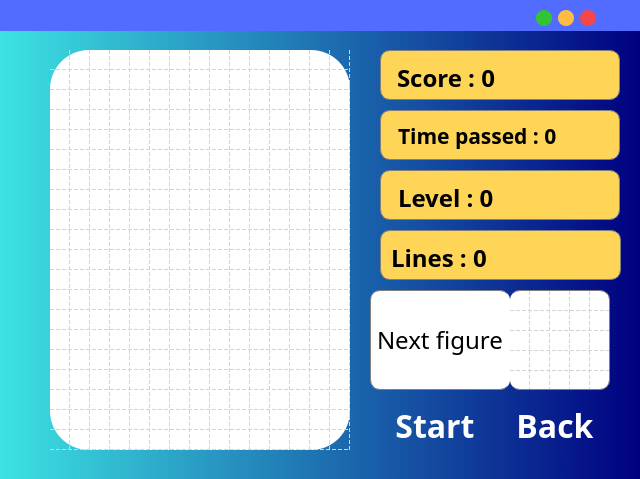
<?xml version="1.0" encoding="UTF-8"?>
<ui version="4.0">
 <class>Dialog</class>
 <widget class="QDialog" name="Dialog">
  <property name="geometry">
   <rect>
    <x>0</x>
    <y>0</y>
    <width>640</width>
    <height>479</height>
   </rect>
  </property>
  <property name="sizePolicy">
   <sizepolicy hsizetype="Fixed" vsizetype="Fixed">
    <horstretch>0</horstretch>
    <verstretch>0</verstretch>
   </sizepolicy>
  </property>
  <property name="windowTitle">
   <string>Game</string>
  </property>
  <property name="styleSheet">
   <string notr="true">background-color: qlineargradient(spread:pad, x0:1, y1:0, x2:1, y2:0, stop:0 rgb(60, 227, 227), stop:1 rgba(0, 0, 128, 255));
border-radius:100px;</string>
  </property>
  <widget class="QLabel" name="ScoreText">
   <property name="geometry">
    <rect>
     <x>380</x>
     <y>50</y>
     <width>240</width>
     <height>50</height>
    </rect>
   </property>
   <property name="sizePolicy">
    <sizepolicy hsizetype="Fixed" vsizetype="Fixed">
     <horstretch>0</horstretch>
     <verstretch>0</verstretch>
    </sizepolicy>
   </property>
   <property name="minimumSize">
    <size>
     <width>240</width>
     <height>50</height>
    </size>
   </property>
   <property name="maximumSize">
    <size>
     <width>240</width>
     <height>50</height>
    </size>
   </property>
   <property name="font">
    <font>
     <family>Trafic Mazar</family>
     <pointsize>18</pointsize>
     <bold>false</bold>
    </font>
   </property>
   <property name="cursor">
    <cursorShape>IBeamCursor</cursorShape>
   </property>
   <property name="styleSheet">
    <string notr="true">Border: 1px solid grey;
padding: 10px;
color:rgb(0, 0, 0);
background-color:rgb(255, 213, 88);
border-radius:10px</string>
   </property>
   <property name="text">
    <string>&lt;html&gt;&lt;head/&gt;&lt;body&gt;&lt;p&gt;&lt;span style=&quot; font-weight:700;&quot;&gt;Score : 0&lt;/span&gt;&lt;/p&gt;&lt;/body&gt;&lt;/html&gt;</string>
   </property>
  </widget>
  <widget class="QLabel" name="TimeText">
   <property name="geometry">
    <rect>
     <x>380</x>
     <y>110</y>
     <width>240</width>
     <height>50</height>
    </rect>
   </property>
   <property name="sizePolicy">
    <sizepolicy hsizetype="Fixed" vsizetype="Fixed">
     <horstretch>0</horstretch>
     <verstretch>0</verstretch>
    </sizepolicy>
   </property>
   <property name="minimumSize">
    <size>
     <width>240</width>
     <height>50</height>
    </size>
   </property>
   <property name="maximumSize">
    <size>
     <width>240</width>
     <height>50</height>
    </size>
   </property>
   <property name="font">
    <font>
     <family>Trafic Mazar</family>
     <pointsize>22</pointsize>
     <italic>false</italic>
     <bold>false</bold>
    </font>
   </property>
   <property name="cursor">
    <cursorShape>IBeamCursor</cursorShape>
   </property>
   <property name="styleSheet">
    <string notr="true">Border: 1px solid grey;
padding: 10px;
color: rgb(0, 0, 0);
background-color:rgb(255, 213, 88);
border-radius:10px;
font:22pt &quot;Trafic Mazar&quot;;</string>
   </property>
   <property name="text">
    <string>&lt;html&gt;&lt;head/&gt;&lt;body&gt;&lt;p&gt;&lt;span style=&quot; font-size:16pt; font-weight:700;&quot;&gt;Time passed : 0&lt;/span&gt;&lt;/p&gt;&lt;/body&gt;&lt;/html&gt;</string>
   </property>
  </widget>
  <widget class="QPushButton" name="ExitButton">
   <property name="geometry">
    <rect>
     <x>500</x>
     <y>400</y>
     <width>110</width>
     <height>50</height>
    </rect>
   </property>
   <property name="sizePolicy">
    <sizepolicy hsizetype="Fixed" vsizetype="Fixed">
     <horstretch>0</horstretch>
     <verstretch>0</verstretch>
    </sizepolicy>
   </property>
   <property name="minimumSize">
    <size>
     <width>110</width>
     <height>50</height>
    </size>
   </property>
   <property name="maximumSize">
    <size>
     <width>110</width>
     <height>50</height>
    </size>
   </property>
   <property name="font">
    <font>
     <family>Segoe UI Black</family>
     <pointsize>24</pointsize>
     <bold>true</bold>
    </font>
   </property>
   <property name="cursor">
    <cursorShape>PointingHandCursor</cursorShape>
   </property>
   <property name="styleSheet">
    <string notr="true">QPushButton {
background-color: rgba(255, 255, 255, 0);
border: 0;
color: rgb(255, 255, 255);
}
QPushButton:hover{
background-color: rgb(170, 0, 0);
color: rgb(255,255,255);
border-radius:10px
}
</string>
   </property>
   <property name="text">
    <string>Back</string>
   </property>
  </widget>
  <widget class="QPushButton" name="PauseButton">
   <property name="geometry">
    <rect>
     <x>380</x>
     <y>400</y>
     <width>110</width>
     <height>50</height>
    </rect>
   </property>
   <property name="sizePolicy">
    <sizepolicy hsizetype="Fixed" vsizetype="Fixed">
     <horstretch>0</horstretch>
     <verstretch>0</verstretch>
    </sizepolicy>
   </property>
   <property name="minimumSize">
    <size>
     <width>110</width>
     <height>50</height>
    </size>
   </property>
   <property name="maximumSize">
    <size>
     <width>110</width>
     <height>50</height>
    </size>
   </property>
   <property name="font">
    <font>
     <family>Segoe UI Black</family>
     <pointsize>24</pointsize>
     <bold>true</bold>
    </font>
   </property>
   <property name="cursor">
    <cursorShape>PointingHandCursor</cursorShape>
   </property>
   <property name="styleSheet">
    <string notr="true">
QPushButton {
background-color: rgba(255, 255, 255, 0);
border: 0;
color: rgb(255, 255, 255);
}
QPushButton:hover{
background-color: rgb(0, 199, 0);
color: rgb(255,255,255);
border-radius:10px;
}
</string>
   </property>
   <property name="text">
    <string>Start</string>
   </property>
  </widget>
  <widget class="QTableWidget" name="FigureWindow">
   <property name="geometry">
    <rect>
     <x>510</x>
     <y>290</y>
     <width>100</width>
     <height>100</height>
    </rect>
   </property>
   <property name="sizePolicy">
    <sizepolicy hsizetype="Fixed" vsizetype="Fixed">
     <horstretch>0</horstretch>
     <verstretch>0</verstretch>
    </sizepolicy>
   </property>
   <property name="minimumSize">
    <size>
     <width>100</width>
     <height>100</height>
    </size>
   </property>
   <property name="maximumSize">
    <size>
     <width>100</width>
     <height>100</height>
    </size>
   </property>
   <property name="font">
    <font>
     <pointsize>8</pointsize>
    </font>
   </property>
   <property name="focusPolicy">
    <enum>Qt::NoFocus</enum>
   </property>
   <property name="styleSheet">
    <string notr="true">Border: 1px solid grey;
border-left: 0px;
color: rgba(0,0,0,0);
border-radius:10px;
background-color: rgb(255, 255, 255)



</string>
   </property>
   <property name="frameShape">
    <enum>QFrame::Panel</enum>
   </property>
   <property name="frameShadow">
    <enum>QFrame::Plain</enum>
   </property>
   <property name="verticalScrollBarPolicy">
    <enum>Qt::ScrollBarAlwaysOff</enum>
   </property>
   <property name="horizontalScrollBarPolicy">
    <enum>Qt::ScrollBarAlwaysOff</enum>
   </property>
   <property name="sizeAdjustPolicy">
    <enum>QAbstractScrollArea::AdjustToContents</enum>
   </property>
   <property name="autoScroll">
    <bool>false</bool>
   </property>
   <property name="autoScrollMargin">
    <number>0</number>
   </property>
   <property name="editTriggers">
    <set>QAbstractItemView::NoEditTriggers</set>
   </property>
   <property name="tabKeyNavigation">
    <bool>false</bool>
   </property>
   <property name="showDropIndicator" stdset="0">
    <bool>false</bool>
   </property>
   <property name="dragDropOverwriteMode">
    <bool>false</bool>
   </property>
   <property name="selectionMode">
    <enum>QAbstractItemView::NoSelection</enum>
   </property>
   <property name="textElideMode">
    <enum>Qt::ElideMiddle</enum>
   </property>
   <property name="gridStyle">
    <enum>Qt::DashLine</enum>
   </property>
   <property name="cornerButtonEnabled">
    <bool>false</bool>
   </property>
   <property name="rowCount">
    <number>5</number>
   </property>
   <property name="columnCount">
    <number>5</number>
   </property>
   <attribute name="horizontalHeaderVisible">
    <bool>false</bool>
   </attribute>
   <attribute name="horizontalHeaderMinimumSectionSize">
    <number>0</number>
   </attribute>
   <attribute name="horizontalHeaderDefaultSectionSize">
    <number>20</number>
   </attribute>
   <attribute name="horizontalHeaderHighlightSections">
    <bool>false</bool>
   </attribute>
   <attribute name="verticalHeaderVisible">
    <bool>false</bool>
   </attribute>
   <attribute name="verticalHeaderMinimumSectionSize">
    <number>0</number>
   </attribute>
   <attribute name="verticalHeaderDefaultSectionSize">
    <number>20</number>
   </attribute>
   <attribute name="verticalHeaderHighlightSections">
    <bool>false</bool>
   </attribute>
   <row/>
   <row/>
   <row/>
   <row/>
   <row/>
   <column/>
   <column/>
   <column/>
   <column/>
   <column/>
  </widget>
  <widget class="QLabel" name="textFigure">
   <property name="geometry">
    <rect>
     <x>370</x>
     <y>290</y>
     <width>140</width>
     <height>100</height>
    </rect>
   </property>
   <property name="sizePolicy">
    <sizepolicy hsizetype="Fixed" vsizetype="Fixed">
     <horstretch>0</horstretch>
     <verstretch>0</verstretch>
    </sizepolicy>
   </property>
   <property name="minimumSize">
    <size>
     <width>140</width>
     <height>100</height>
    </size>
   </property>
   <property name="maximumSize">
    <size>
     <width>140</width>
     <height>100</height>
    </size>
   </property>
   <property name="font">
    <font>
     <family>TF2 Secondary</family>
     <pointsize>18</pointsize>
    </font>
   </property>
   <property name="styleSheet">
    <string notr="true">color:rgb(0, 0, 0);
Border: 1px solid grey;
border-right: 0px;
border-radius:10px;
background-color:rgb(255, 255, 255);
</string>
   </property>
   <property name="text">
    <string>Next figure : </string>
   </property>
  </widget>
  <widget class="QLabel" name="LevelText">
   <property name="geometry">
    <rect>
     <x>380</x>
     <y>170</y>
     <width>240</width>
     <height>50</height>
    </rect>
   </property>
   <property name="sizePolicy">
    <sizepolicy hsizetype="Fixed" vsizetype="Fixed">
     <horstretch>0</horstretch>
     <verstretch>0</verstretch>
    </sizepolicy>
   </property>
   <property name="minimumSize">
    <size>
     <width>240</width>
     <height>50</height>
    </size>
   </property>
   <property name="maximumSize">
    <size>
     <width>240</width>
     <height>50</height>
    </size>
   </property>
   <property name="font">
    <font>
     <family>Trafic Mazar</family>
     <pointsize>22</pointsize>
     <italic>false</italic>
     <bold>false</bold>
    </font>
   </property>
   <property name="cursor">
    <cursorShape>IBeamCursor</cursorShape>
   </property>
   <property name="styleSheet">
    <string notr="true">Border: 1px solid grey;
padding: 10px;
background-color:rgb(255, 213, 88);
color:rgb(0, 0, 0);
border-radius:10px;
font:22pt &quot;Trafic Mazar&quot;;
</string>
   </property>
   <property name="text">
    <string>&lt;html&gt;&lt;head/&gt;&lt;body&gt;&lt;p&gt;&lt;span style=&quot; font-size:18pt; font-weight:700;&quot;&gt;Level : 0&lt;/span&gt;&lt;/p&gt;&lt;/body&gt;&lt;/html&gt;</string>
   </property>
  </widget>
  <widget class="QLabel" name="LinesText">
   <property name="geometry">
    <rect>
     <x>380</x>
     <y>230</y>
     <width>241</width>
     <height>50</height>
    </rect>
   </property>
   <property name="sizePolicy">
    <sizepolicy hsizetype="Fixed" vsizetype="Fixed">
     <horstretch>0</horstretch>
     <verstretch>0</verstretch>
    </sizepolicy>
   </property>
   <property name="minimumSize">
    <size>
     <width>1</width>
     <height>1</height>
    </size>
   </property>
   <property name="maximumSize">
    <size>
     <width>999</width>
     <height>999</height>
    </size>
   </property>
   <property name="font">
    <font>
     <family>Trafic Mazar</family>
     <pointsize>18</pointsize>
     <italic>false</italic>
     <bold>false</bold>
    </font>
   </property>
   <property name="cursor">
    <cursorShape>IBeamCursor</cursorShape>
   </property>
   <property name="styleSheet">
    <string notr="true">Border: 1px solid grey;
padding: 10px;
color:rgb(0, 0, 0);
background-color:rgb(255, 213, 88);
border-radius:10px;
font:18pt &quot;Trafic Mazar&quot;;

</string>
   </property>
   <property name="text">
    <string>&lt;html&gt;&lt;head/&gt;&lt;body&gt;&lt;p align=&quot;justify&quot;&gt;&lt;span style=&quot; font-weight:700;&quot;&gt;Lines : 0&lt;/span&gt;&lt;/p&gt;&lt;/body&gt;&lt;/html&gt;</string>
   </property>
   <property name="alignment">
    <set>Qt::AlignCenter</set>
   </property>
  </widget>
  <widget class="QTableWidget" name="PlayTable">
   <property name="enabled">
    <bool>false</bool>
   </property>
   <property name="geometry">
    <rect>
     <x>50</x>
     <y>50</y>
     <width>300</width>
     <height>400</height>
    </rect>
   </property>
   <property name="sizePolicy">
    <sizepolicy hsizetype="Fixed" vsizetype="Fixed">
     <horstretch>0</horstretch>
     <verstretch>0</verstretch>
    </sizepolicy>
   </property>
   <property name="minimumSize">
    <size>
     <width>300</width>
     <height>400</height>
    </size>
   </property>
   <property name="maximumSize">
    <size>
     <width>300</width>
     <height>400</height>
    </size>
   </property>
   <property name="font">
    <font>
     <pointsize>2</pointsize>
    </font>
   </property>
   <property name="cursor" stdset="0">
    <cursorShape>CrossCursor</cursorShape>
   </property>
   <property name="focusPolicy">
    <enum>Qt::NoFocus</enum>
   </property>
   <property name="styleSheet">
    <string notr="true">color: rgba(0,0,0,0);
border: 1px solid grey;
text-indent: 50px;
letter-spacing: -10px;
line-height: 0.8;
white-space: nowrap;
padding: 0;
margin: 0;
border-radius:none;
border:none;
background-color:white
</string>
   </property>
   <property name="frameShape">
    <enum>QFrame::Panel</enum>
   </property>
   <property name="frameShadow">
    <enum>QFrame::Plain</enum>
   </property>
   <property name="verticalScrollBarPolicy">
    <enum>Qt::ScrollBarAlwaysOff</enum>
   </property>
   <property name="horizontalScrollBarPolicy">
    <enum>Qt::ScrollBarAlwaysOff</enum>
   </property>
   <property name="sizeAdjustPolicy">
    <enum>QAbstractScrollArea::AdjustToContents</enum>
   </property>
   <property name="autoScroll">
    <bool>false</bool>
   </property>
   <property name="autoScrollMargin">
    <number>0</number>
   </property>
   <property name="editTriggers">
    <set>QAbstractItemView::NoEditTriggers</set>
   </property>
   <property name="tabKeyNavigation">
    <bool>false</bool>
   </property>
   <property name="showDropIndicator" stdset="0">
    <bool>false</bool>
   </property>
   <property name="dragDropOverwriteMode">
    <bool>false</bool>
   </property>
   <property name="selectionMode">
    <enum>QAbstractItemView::NoSelection</enum>
   </property>
   <property name="textElideMode">
    <enum>Qt::ElideMiddle</enum>
   </property>
   <property name="showGrid">
    <bool>true</bool>
   </property>
   <property name="gridStyle">
    <enum>Qt::DashLine</enum>
   </property>
   <property name="wordWrap">
    <bool>true</bool>
   </property>
   <property name="rowCount">
    <number>20</number>
   </property>
   <property name="columnCount">
    <number>15</number>
   </property>
   <attribute name="horizontalHeaderVisible">
    <bool>false</bool>
   </attribute>
   <attribute name="horizontalHeaderMinimumSectionSize">
    <number>0</number>
   </attribute>
   <attribute name="horizontalHeaderDefaultSectionSize">
    <number>20</number>
   </attribute>
   <attribute name="horizontalHeaderHighlightSections">
    <bool>false</bool>
   </attribute>
   <attribute name="verticalHeaderVisible">
    <bool>false</bool>
   </attribute>
   <attribute name="verticalHeaderMinimumSectionSize">
    <number>0</number>
   </attribute>
   <attribute name="verticalHeaderDefaultSectionSize">
    <number>20</number>
   </attribute>
   <attribute name="verticalHeaderHighlightSections">
    <bool>false</bool>
   </attribute>
   <row/>
   <row/>
   <row/>
   <row/>
   <row/>
   <row/>
   <row/>
   <row/>
   <row/>
   <row/>
   <row/>
   <row/>
   <row/>
   <row/>
   <row/>
   <row/>
   <row/>
   <row/>
   <row/>
   <row/>
   <column/>
   <column/>
   <column/>
   <column/>
   <column/>
   <column/>
   <column/>
   <column/>
   <column/>
   <column/>
   <column/>
   <column/>
   <column/>
   <column/>
   <column/>
   <item row="0" column="0">
    <property name="text">
     <string>1</string>
    </property>
   </item>
  </widget>
  <widget class="QFrame" name="frame_2">
   <property name="geometry">
    <rect>
     <x>0</x>
     <y>0</y>
     <width>641</width>
     <height>31</height>
    </rect>
   </property>
   <property name="styleSheet">
    <string notr="true">background-color:rgb(82, 108, 255)</string>
   </property>
   <property name="frameShape">
    <enum>QFrame::StyledPanel</enum>
   </property>
   <property name="frameShadow">
    <enum>QFrame::Raised</enum>
   </property>
   <widget class="QPushButton" name="btn_close">
    <property name="geometry">
     <rect>
      <x>580</x>
      <y>10</y>
      <width>16</width>
      <height>16</height>
     </rect>
    </property>
    <property name="minimumSize">
     <size>
      <width>16</width>
      <height>16</height>
     </size>
    </property>
    <property name="maximumSize">
     <size>
      <width>16</width>
      <height>16</height>
     </size>
    </property>
    <property name="styleSheet">
     <string notr="true">QPushButton {
	border: none;
	border-radius: 8px;
	background-color: rgb(245, 71, 71);
}
QPushButton:hover {
	background-color: rgb(245, 71, 71, 150);
}</string>
    </property>
    <property name="text">
     <string/>
    </property>
   </widget>
   <widget class="QPushButton" name="btn_minimize">
    <property name="geometry">
     <rect>
      <x>558</x>
      <y>10</y>
      <width>16</width>
      <height>16</height>
     </rect>
    </property>
    <property name="minimumSize">
     <size>
      <width>16</width>
      <height>16</height>
     </size>
    </property>
    <property name="maximumSize">
     <size>
      <width>16</width>
      <height>16</height>
     </size>
    </property>
    <property name="styleSheet">
     <string notr="true">QPushButton {
	border: none;
	border-radius: 8px;
	background-color: rgb(254, 188, 69);
}
QPushButton:hover {
	background-color: rgb(254, 188, 69, 150);
}</string>
    </property>
    <property name="text">
     <string/>
    </property>
   </widget>
   <widget class="QPushButton" name="btn_maximize">
    <property name="geometry">
     <rect>
      <x>536</x>
      <y>10</y>
      <width>16</width>
      <height>16</height>
     </rect>
    </property>
    <property name="minimumSize">
     <size>
      <width>16</width>
      <height>16</height>
     </size>
    </property>
    <property name="maximumSize">
     <size>
      <width>16</width>
      <height>16</height>
     </size>
    </property>
    <property name="styleSheet">
     <string notr="true">QPushButton {
	border: none;
	border-radius: 8px;
	background-color: rgb(50, 196, 50);
}
QPushButton:hover {
	background-color: rgb(50, 196, 50, 150);
}</string>
    </property>
    <property name="text">
     <string/>
    </property>
   </widget>
  </widget>
 </widget>
 <resources/>
 <connections/>
</ui>
